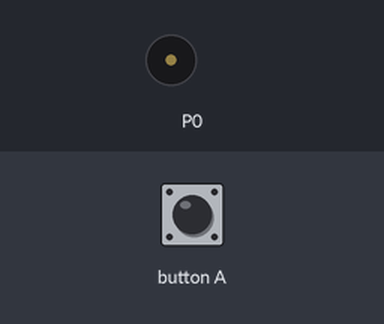
Bench run of a program on a simulated BBC micro:bit (MakeCode). Parts: buzzer (waves = sounding). Inputs (shaded band) come from the test bench.

Above: at 1.2 s.
1.3 s: button A pressed for 0.15 s
At 1.8 s:
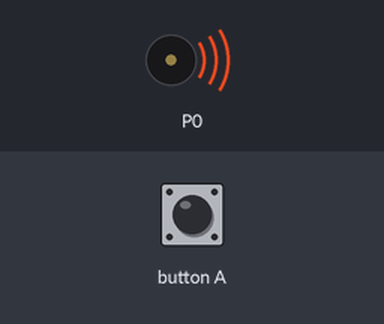
Timing chart, 0 to 10.4 s (numbered marks = the images above; inputs shaded):
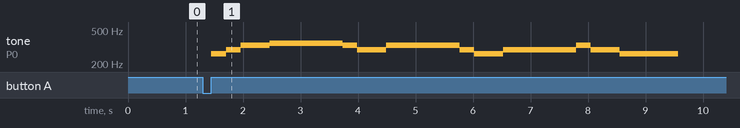

The program:

main.ts
```typescript
input.onButtonPressed(Button.A, function () {
    music.playTone(262, music.beat(BeatFraction.Half))
    music.playTone(294, music.beat(BeatFraction.Half))
    music.playTone(330, music.beat(BeatFraction.Whole))
    music.playTone(349, music.beat(BeatFraction.Whole))
    music.playTone(349, music.beat(BeatFraction.Half))
    music.playTone(349, music.beat(BeatFraction.Half))
    music.playTone(349, music.beat(BeatFraction.Half))
    music.playTone(330, music.beat(BeatFraction.Half))
    music.playTone(294, music.beat(BeatFraction.Whole))
    music.playTone(330, music.beat(BeatFraction.Whole))
    music.playTone(330, music.beat(BeatFraction.Half))
    music.playTone(330, music.beat(BeatFraction.Half))
    music.playTone(330, music.beat(BeatFraction.Half))
    music.playTone(294, music.beat(BeatFraction.Half))
    music.playTone(262, music.beat(BeatFraction.Whole))
    music.playTone(294, music.beat(BeatFraction.Whole))
    music.playTone(294, music.beat(BeatFraction.Half))
    music.playTone(294, music.beat(BeatFraction.Half))
    music.playTone(294, music.beat(BeatFraction.Half))
    music.playTone(330, music.beat(BeatFraction.Half))
    music.playTone(294, music.beat(BeatFraction.Whole))
    music.playTone(262, music.beat(BeatFraction.Whole))
    music.playTone(262, music.beat(BeatFraction.Half))
    music.playTone(262, music.beat(BeatFraction.Half))
})
```

test.ts
```typescript
// Tady jsou testy. Při použití tohoto balíčku jako rozšíření nebude zkompilováno.
```

Measured:
- after the input at 1.3 s, tone on P0: plays 262 Hz for 0.26 s, 294 Hz for 0.26 s, 330 Hz for 0.51 s, 349 Hz for 1.3 s, 330 Hz for 0.26 s, 294 Hz for 0.51 s … (13 notes in this stretch), starting after 0.15 s
